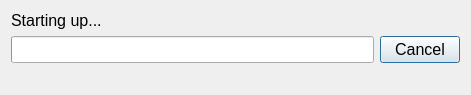
<?xml version="1.0" encoding="UTF-8"?>
<ui version="4.0">
 <class>ExportToHtmlDialog</class>
 <widget class="QDialog" name="ExportToHtmlDialog">
  <property name="geometry">
   <rect>
    <x>0</x>
    <y>0</y>
    <width>471</width>
    <height>95</height>
   </rect>
  </property>
  <property name="font">
   <font>
    <pointsize>12</pointsize>
   </font>
  </property>
  <property name="windowTitle">
   <string>Export to HTML...</string>
  </property>
  <property name="windowIcon">
   <iconset resource="../../resource.qrc">
    <normaloff>:/all/icons/CAR_Logo.ico</normaloff>:/all/icons/CAR_Logo.ico</iconset>
  </property>
  <property name="modal">
   <bool>true</bool>
  </property>
  <layout class="QVBoxLayout" name="verticalLayout">
   <item>
    <widget class="QLabel" name="label">
     <property name="text">
      <string>Starting up...</string>
     </property>
    </widget>
   </item>
   <item>
    <layout class="QHBoxLayout" name="horizontalLayout">
     <item>
      <widget class="QProgressBar" name="progressBar">
       <property name="value">
        <number>0</number>
       </property>
       <property name="textVisible">
        <bool>false</bool>
       </property>
      </widget>
     </item>
     <item>
      <widget class="QPushButton" name="cancelButton">
       <property name="text">
        <string>Cancel</string>
       </property>
       <property name="icon">
        <iconset>
         <normaloff>:/icons/icons/prepare_speech_stop.png</normaloff>:/icons/icons/prepare_speech_stop.png</iconset>
       </property>
       <property name="iconSize">
        <size>
         <width>24</width>
         <height>24</height>
        </size>
       </property>
      </widget>
     </item>
    </layout>
   </item>
   <item>
    <spacer name="verticalSpacer">
     <property name="orientation">
      <enum>Qt::Vertical</enum>
     </property>
     <property name="sizeHint" stdset="0">
      <size>
       <width>20</width>
       <height>40</height>
      </size>
     </property>
    </spacer>
   </item>
  </layout>
 </widget>
 <resources>
  <include location="../../resource.qrc"/>
 </resources>
 <connections/>
</ui>
